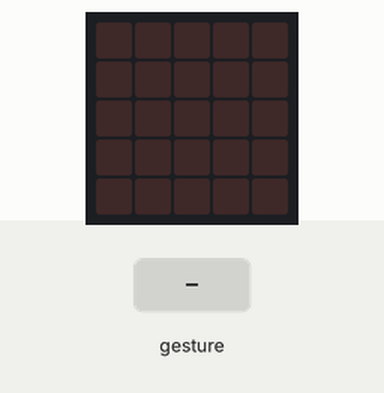
A program run on a simulated BBC micro:bit (MakeCode). On the bench: the board's 5×5 LED display. Inputs (shaded band) come from the test bench. Random numbers come from a fixed seed; a tilt is held for 1.5 s and a shake lasts 1 s, then the board lies face up again.

Above: at 1.2 s.
1.3 s: gesture 'shake'
At 1.9 s:
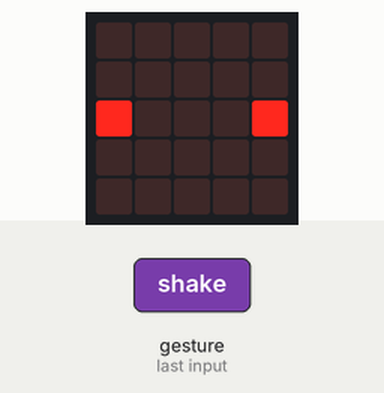
3.0 s: gesture 'shake'
At 4.4 s:
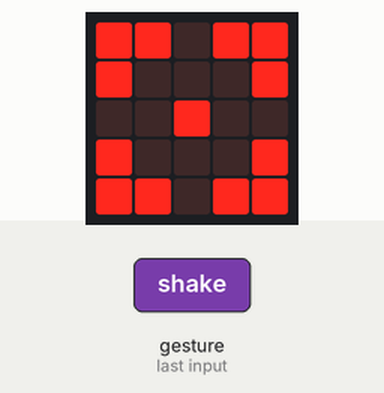
4.7 s: gesture 'shake'
At 5.7 s:
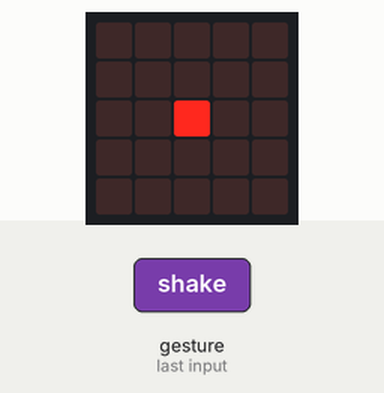
6.4 s: gesture 'shake'
At 7.0 s:
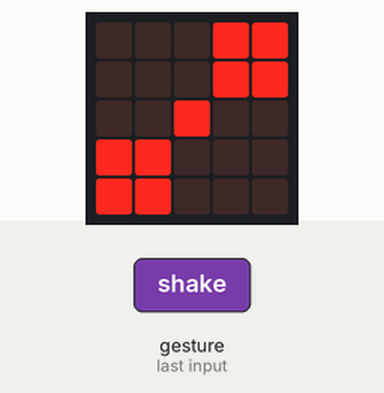
Timing chart, 0 to 9.1 s (numbered marks = the images above; inputs shaded):
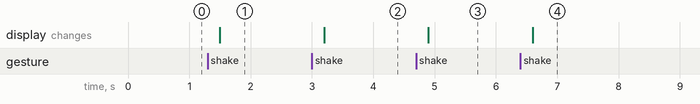

The program:

main.ts
```typescript
let _1 = 0
input.onGesture(Gesture.Shake, function () {
    basic.clearScreen()
    _1 = randint(1, 6)
    if (_1 == 1) {
        basic.showLeds(`
            . . . . .
            . . . . .
            . . # . .
            . . . . .
            . . . . .
            `)
    } else if (_1 == 2) {
        basic.showLeds(`
            . . . . .
            . . . . .
            # . . . #
            . . . . .
            . . . . .
            `)
    } else if (_1 == 3) {
        basic.showLeds(`
            . . . # #
            . . . # #
            . . # . .
            # # . . .
            # # . . .
            `)
    } else if (_1 == 4) {
        basic.showLeds(`
            # # . # #
            # # . # #
            . . . . .
            # # . # #
            # # . # #
            `)
    } else if (_1 == 5) {
        basic.showLeds(`
            # # . # #
            # . . . #
            . . # . .
            # . . . #
            # # . # #
            `)
    } else {
        basic.showLeds(`
            # # . # #
            . . . . .
            # # . # #
            . . . . .
            # # . # #
            `)
    }
})
```

test.ts
```typescript
// aquí va el archivo "tests"; esto no se compilará cuando este paquete se utilice como una extensión.
```

Measured:
- after the input at 1.3 s, the display: changes after 0.20 s (image 1)
- after the input at 3.0 s, the display: changes after 0.20 s (image 2)
- after the input at 4.7 s, the display: changes after 0.20 s (image 3)
- after the input at 6.4 s, the display: changes after 0.20 s (image 4)
